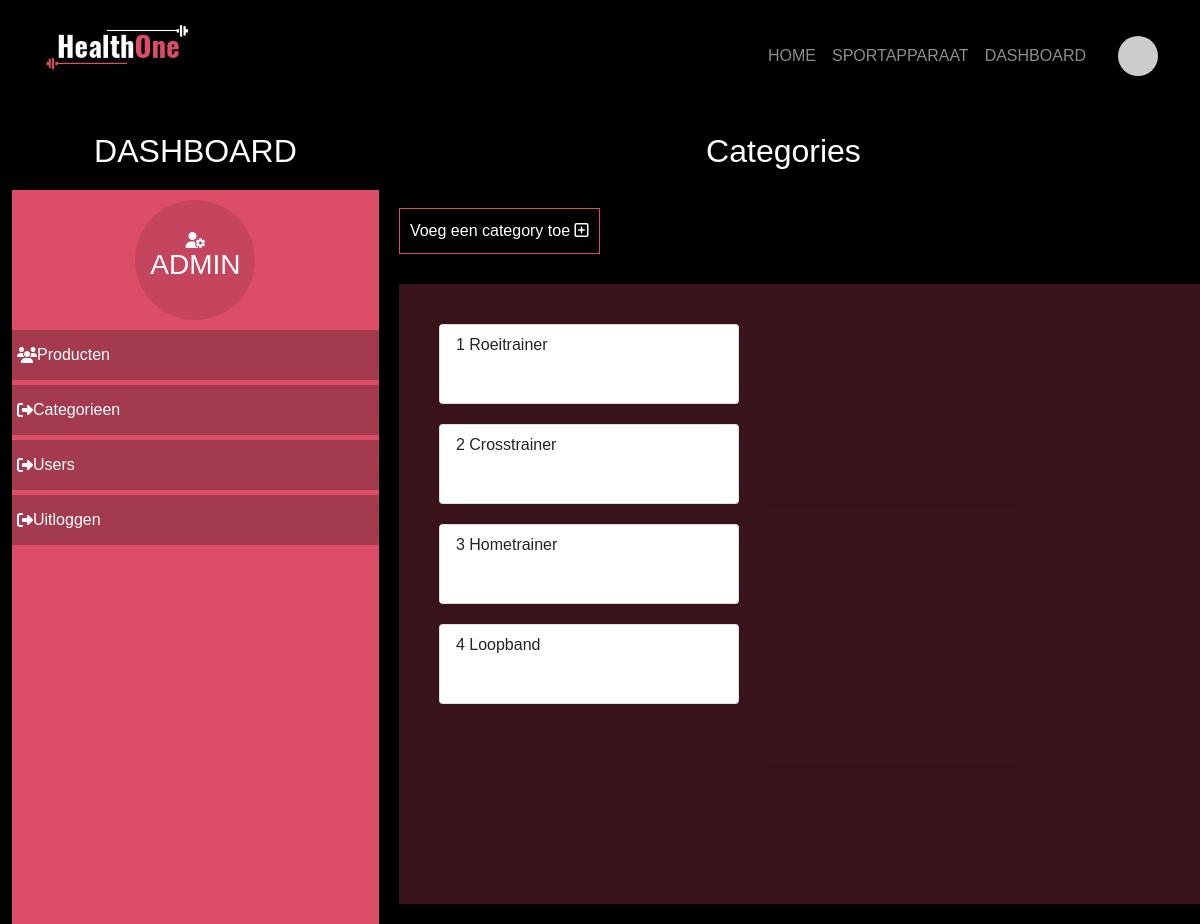
The page /admin/categories (signed in) on the database its author committed.
### tables this page shows
CREATE TABLE `categorie` (
  `id` int(5) NOT NULL,
  `name` varchar(255) NOT NULL,
  `picture` varchar(255) NOT NULL
);

### Modules/Categories.php (called while the page is built, shortened)
<?php
function getCategories()
{
    global $pdo;
    $query = $pdo->prepare("SELECT * FROM categorie");
    $query->execute();
    $request = $query->fetchAll(PDO::FETCH_CLASS, 'Category');
    return $request;
}

### Templates/admin/pages/categories.php (the view, shortened to what this page needs)
<?php include_once(TEMPLATE_ROOT . "/admin/layout/dashboard.php");?>
<div class="control_section">
                <h2>Categories</h2>
                <button class="add_product_btn">Voeg een category toe <i class="far fa-plus-square"></i></button>
                <div class="control_screen .control_screenC">
                <?php foreach ($categ as $data): ?>
                                   <div class="card cates" style="height: 5rem;">
                                        <ul class="list-group list-group-flush">
                                            <li class="list-group-item"><?=$data->id ." " .$data->name  ?></li>
                                        </ul>
                                    </div>
                                    <?php endforeach ?>
                </div>
            </div>
            </div>
    </div>
</div>

### public/css/style.css (style rules this page uses)
.card { margin: 20px; width: 300px; height: 450px; }
.control_menu h2, .control_section h2 { color: white; text-align: center; padding: 20px; background-color: black; }
.control_section { width: 75%; }
.control_screen { background-color: #dc4e6841; width: 100%; height: 620px; margin: 20px; padding: 20px; overflow-y: scroll; }
.add_product_btn { background-color: #00000025; border: 1px solid #dc4e68; color: white; margin: 10px 20px; padding: 10px; }

### rows shown on the page
categorie: id "1", name "Roeitrainer"
categorie: id "2", name "Crosstrainer"
categorie: id "3", name "Hometrainer"
categorie: id "4", name "Loopband"
